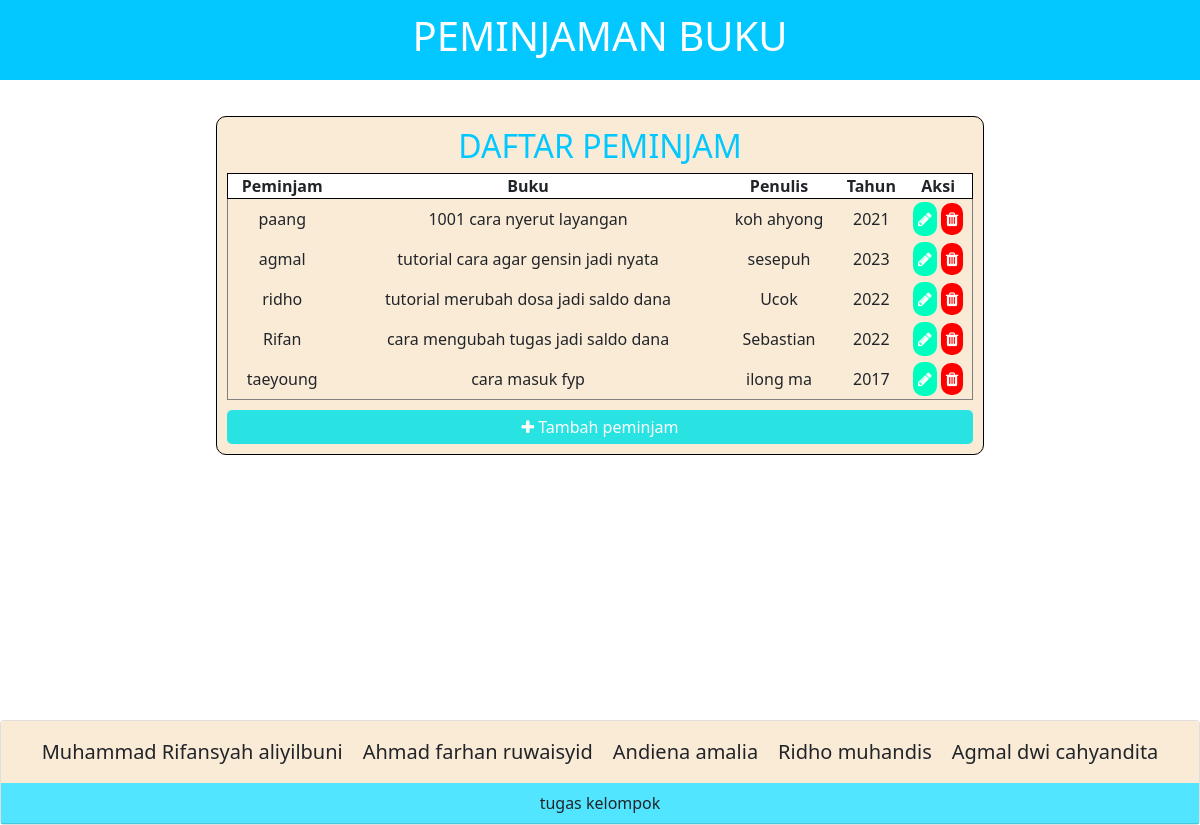
The page / on the database its author committed.
### tables this page shows
CREATE TABLE `book` (
  `Book_Id` int(3) NOT NULL,
  `Name` varchar(35) DEFAULT NULL,
  `Judul` varchar(40) NOT NULL,
  `Penulis` varchar(35) NOT NULL,
  `Tahun` int(4) NOT NULL
);

### index.php (the view, shortened to what this page needs)
<!DOCTYPE html>
<html lang="en">
<head>
    <link rel="stylesheet" href="style.css" />
    <link href="https://cdn.jsdelivr.net/npm/bootstrap@5.0.2/dist/css/bootstrap.min.css" rel="stylesheet"
 />
    <link rel="stylesheet" href="fontawsome/css/font-awesome.min.css">
</head>
<body>
<header class="head_bar">
    <h1 class="head_bar__title">PEMINJAMAN BUKU</h1>
</header>
<main>
<section class="Book_shelf" id="Book_shelf">
 <h2 id="bookShelf">DAFTAR PEMINJAM</h2>
    <div class="table_output">
     <table border="1">
    <thead>
    <tr>
        <th>Peminjam</th>
        <th>Buku</th>
        <th>Penulis</th>
        <th>Tahun</th>
        <th>Aksi</th>
    </tr>
    </thead>
    <tbody>
    <?php
          include "conect.php";
          $result = mysqli_query($koneksi,"SELECT * from book");
          while($tampil = mysqli_fetch_assoc($result)){
              echo "<tr>";
              echo "<td>".$tampil['Name']."</td>";
              echo "<td>".$tampil['Judul']."</td>";
              echo "<td>".$tampil['Penulis']."</td>";
              echo "<td>".$tampil['Tahun']."</td>";
              echo "<td>
                <a href=\"Rak Buku.php?ubah=$tampil[Book_Id]\"  type=\"button\" class=\"edit\">
                  <i class='fa fa-pencil' aria-hidden=\"true\"></i>
                </a>
                <a href=\"proses.php?hapus=$tampil[Book_Id]\" class=\"delete\" onClick=\"return confirm('anda yakin???')\">
                  <i class=\"fa fa-trash\"></i>
                </a>
              </td>";
              echo "</tr>";
            }
            ?>
            </tbody>
        </table>
    </div>
    <button class="button" onclick="window.location.href='Rak Buku.php'">
    <i class="fa fa-plus"></i>
    Tambah peminjam
  </button>
</section>
</main>
<footer>
<div class="card">
      <div class="card-body" style="background-color: antiquewhite;">
        <blockquote class="blockquote mb-0" style="text-align: center; display: flex; justify-content: center;">
        <p>Muhammad Rifansyah aliyilbuni</p>
          <p>Ahmad farhan ruwaisyid</p>
          <p>Andiena amalia</p>
          <p>Ridho muhandis</p>
          <p>Agmal dwi cahyandita</p>
        </blockquote>
      </div>
        <div class="card-header" style="background-color: rgb(82, 229, 255); text-align: center;">
          tugas kelompok
        </div>
    </div>
  </footer>
</body>
</html>

### style.css (style rules this page uses)
* { padding: 0; margin: 0; }
body, input, button { font-family: "Open Sans", sans-serif; }
input, button { font-size: 16px; }
.head_bar { padding: 12px; display: flex; align-items: center; justify-content: center; background-color: #02c8ff; color: white; }
footer > .card > .card-body > blockquote > p { margin: 0 10px; }
main { min-height: 80vh; max-width: 800px; width: 80%; margin: 0 auto; padding: 16px; }
.Book_shelf { display: flex; flex-direction: column; padding: 10px; background-color: antiquewhite; border: 1px solid rgb(0, 0, 0); border-radius: 10px; margin: 20px 0; }
.Book_shelf > h2 { text-align: center; color: #02c8ff; }
.table_output { display: flex; flex-direction: column; justify-content: center; margin-bottom: 10px; }
.table_output > table { text-align: center; }
.Book_shelf > button { justify-content: center; background-color: #29e3e3; color: white; width: 100%; border-radius: 5px; display: block; border: 0; padding: 5px; }
.table_output > table > thead { border: 1px solid black; border-radius: 10px; background-color: #ffffff; }
.edit { background-color: #00ffbf; padding: 5px; border-radius: 10px; margin: 3px 0; color: #ffffff; }
.delete { background-color: #ff0000; padding: 5px; border-radius: 10px; color: #ffffff; border: none; }

### rows shown on the page
book: Name "paang", Judul "1001 cara nyerut layangan", Penulis "koh ahyong", Tahun "2021"
book: Name "agmal", Judul "tutorial cara agar gensin jadi nyata", Penulis "sesepuh", Tahun "2023"
book: Name "ridho", Judul "tutorial merubah dosa jadi saldo dana", Penulis "Ucok", Tahun "2022"
book: Name "Rifan", Judul "cara mengubah tugas jadi saldo dana", Penulis "Sebastian", Tahun "2022"
book: Name "taeyoung", Judul "cara masuk fyp", Penulis "ilong ma", Tahun "2017"
